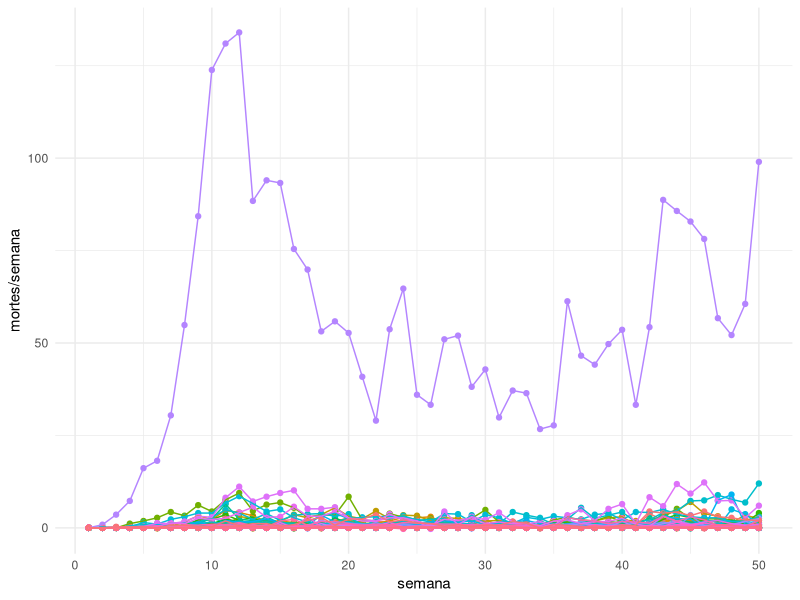
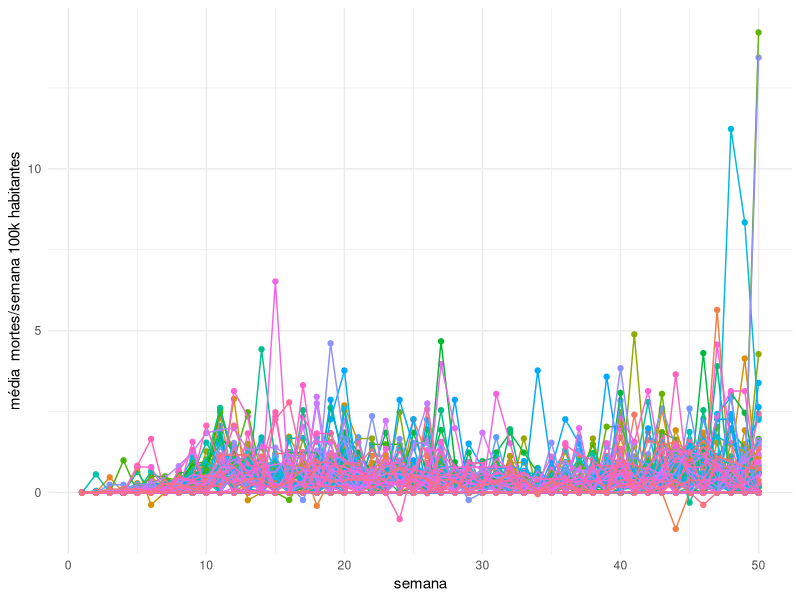
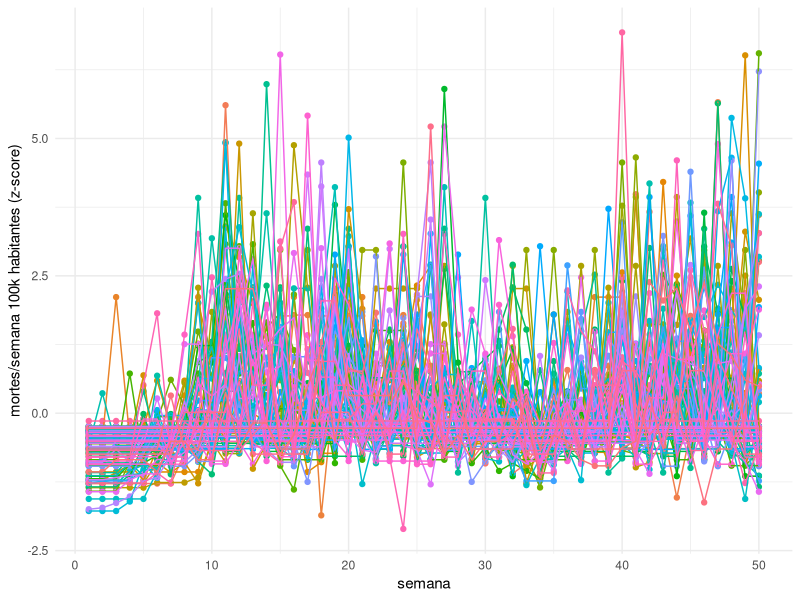
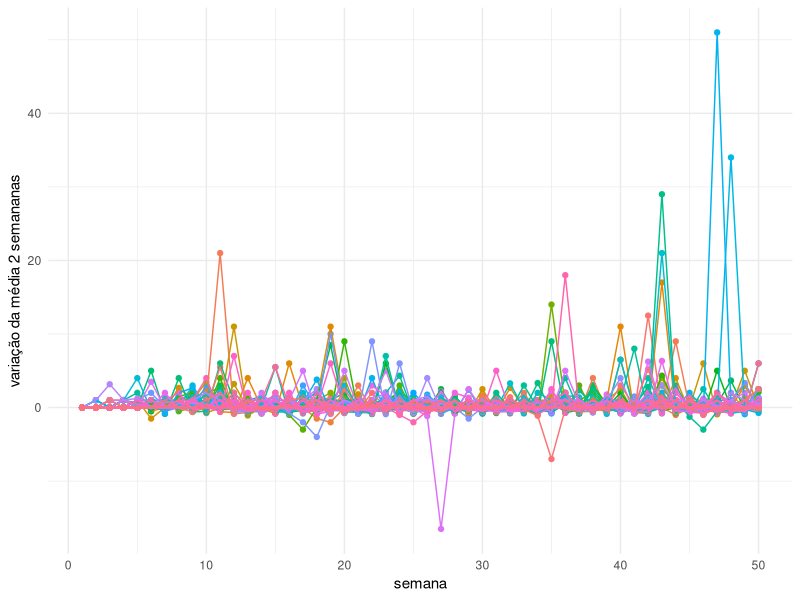

Reproduce these figures in R, in order.
## ---- chunk 1
dados <- read.csv("caso.csv", header = TRUE, stringsAsFactors = FALSE)
## ---- chunk 2
dados <- dados[dados$state == "RJ" & dados$place_type == "city", ]
dados <- dados[ , - c(2, 4, 9)] # state, place_type, estimated_population_2019
dados <- dados[dados$city != "Importados/Indefinidos", ]
## ---- chunk 3
dados$deaths_day <- 0

municipios <- sort(unique(dados$city))

for (municipio in municipios) {
  indices <- sort(dados[dados$city == municipio, "order_for_place"])
  acumulado <- 0
  for (indice in indices) {
    mortes_no_dia <- dados[dados$city == municipio & dados$order_for_place == indice, "deaths"] - acumulado
    dados[dados$city == municipio & dados$order_for_place == indice, "deaths_day"] <- mortes_no_dia
    acumulado <- dados[dados$city == municipio & dados$order_for_place == indice, "deaths"]
  }
}
## ---- chunk 4
max(dados$deaths_day)

min(dados$deaths_day)
## ---- chunk 5
# seleciona apenas colunas de interesse
temp <- dados[ , c("date", "city", "deaths_day")]

# todas as datas que existem no conjunto de dados
datas <- sort(unique(temp$date))

linha <- nrow(temp)
for (municipio in municipios) {
  for (data in datas) {
    if (nrow(temp[temp$city == municipio & temp$date == data,]) == 0) {
      linha <- linha + 1
      temp[(linha), "date"] <- data
      temp[(linha), "city"] <- municipio
      temp[(linha), "deaths_day"] <- 0 
    }
  }
}
## ---- chunk 6
nrow(temp) / length(datas) == length(municipios)
## ---- chunk 7
temp$week <- 0

datas <- sort(unique(temp$date))

# Para cada data o numero de sua semana
for (municipio in municipios) {
  i <- 0
  for (data in datas) {
    temp[temp$city == municipio & temp$date == data, "week"] <- as.integer(i / 7) + 1
    i <- i + 1
  }
}

# Semanas, cidades e média de mortes de cada semana:
semanal <- data.frame(week = 0, city = "", mean_deaths_week = 0, stringsAsFactors = FALSE)

semanas <- sort(unique(temp$week))

i <- 1
for (municipio in municipios) {
  for (semana in semanas) {
    total <- sum(temp[temp$city == municipio & temp$week == semana, "deaths_day"])
    linhas <- nrow(temp[temp$city == municipio & temp$week == semana, ])
    semanal[i, "week"] <- semana
    semanal[i, "city"] <- municipio
    semanal[i, "mean_deaths_week"] <- total / linhas
    i<- i + 1
  }
}
## ---- chunk 8
any(semanal$mean_deaths_week < 0)
## ---- chunk 9
semanal[semanal$mean_deaths_week < 0, ]
## ---- chunk 10
temp[temp$city == "Areal" & temp$week == 44,]
temp[temp$city == "São Gonçalo" & temp$week == 26,]
## ---- chunk 11
library("ggplot2")
## ---- chunk 12
ggplot(semanal, aes(x=week, y=mean_deaths_week, group=city)) +
  geom_point(aes(color=city), show.legend = FALSE) +
  geom_line(aes(color=city), show.legend = FALSE) +
  labs(x = "semana", y = "mortes/semana") +
  theme_minimal()
## ---- chunk 13
semanal$mean_deaths_week_100k_inhabitants <- 0

municipios <- sort(unique(dados$city))
for (municipio in municipios) {
  populacao <- unique(dados[dados$city == municipio, "estimated_population"])
  semanal[semanal$city == municipio, "mean_deaths_week_100k_inhabitants"] <- 100000 * semanal[semanal$city == municipio, "mean_deaths_week"] / populacao
}
## ---- chunk 14
ggplot(semanal, aes(x=week, y=mean_deaths_week_100k_inhabitants, group=city)) +
  geom_point(aes(color=city), show.legend = FALSE) +
  geom_line(aes(color=city), show.legend = FALSE) +
  labs(x = "semana", y = "média  mortes/semana 100k habitantes") +
  theme_minimal()
## ---- chunk 15
semanal$mean_deaths_week_100k_zscore <- 0

municipios <- sort(unique(dados$city))
for (municipio in municipios) {
  media <- mean(semanal[semanal$city == municipio, "mean_deaths_week_100k_inhabitants"], na.rm = TRUE)
  desvio_padrao <- sd(semanal[semanal$city == municipio, "mean_deaths_week_100k_inhabitants"], na.rm = TRUE)
  semanal[semanal$city == municipio, "mean_deaths_week_100k_zscore"] <- ((semanal[semanal$city == municipio, "mean_deaths_week_100k_inhabitants"] - media) / desvio_padrao)
}
## ---- chunk 16
ggplot(semanal, aes(x=week, y=mean_deaths_week_100k_zscore, group=city)) +
  geom_point(aes(color=city), show.legend = FALSE) +
  geom_line(aes(color=city), show.legend = FALSE) +
  labs(x = "semana", y = "mortes/semana 100k habitantes (z-score)") +
  theme_minimal()
## ---- chunk 17
semanal$percentage_change <- 0

municipios <- sort(unique(semanal$city))
semanas <- sort(unique(semanal$week))

for (municipio in municipios) {
  ultimas_semanas <- c(0, 0)
  
  i <- 1 # indice de elementos do municipio
  for (semana in semanas) {
    semana_atual <- semanal[semanal$city == municipio & semanal$week == semana, "mean_deaths_week"]
    ultimas_semanas[i %% 2 + 1] <- semana_atual
    
    mudanca_percentual <- 0
    if (semana_atual != 0) {
      if (i > 2) {
        mudanca_percentual <- semana_atual / ultimas_semanas[(i + 1) %% 2 + 1] - 1
      } else {
        mudanca_percentual <- semana_atual / ultimas_semanas[2] - 1
      }
      
      if (is.infinite(mudanca_percentual)) {  # divisao por zero (Inf)?
        mudanca_percentual <- 1
        if (semana_atual < 0) {
          mudanca_percentual <- -1
        }
      }
    }
    semanal[semanal$city == municipio & semanal$week == semana, "percentage_change"] <- mudanca_percentual
    
    i <- i + 1
  }
}

## ---- chunk 18
tendencia <- function(x) {
  if (x > 0.15) {
    return(1)
  }
  if (x < -0.15) {
    return(-1)
  }
  return(0)
}

semanal$trend <- unlist(lapply(semanal$percentage_change,  FUN = tendencia))
## ---- chunk 19
ggplot(semanal, aes(x=week, y=percentage_change, group=city)) +
  geom_point(aes(color=city), show.legend = FALSE) +
  geom_line(aes(color=city), show.legend = FALSE) +
  labs(x = "semana", y = "variação da média 2 semananas") +
  theme_minimal()
